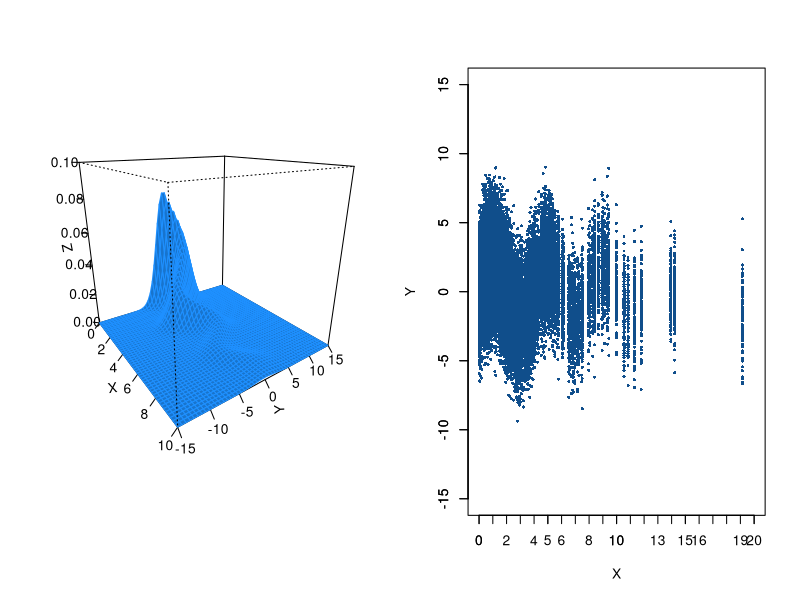

Reproduce this figure in R.
# --------------------------------------------------------------------------------------------------
# Estudio de la desigualdad de Chebyshev P( | X - E[X] | > t ) <= Var[X] / t^2
m<-1000
n<-200
p<-0.4
x<-rbinom( m, n, p )
t<-5
Ex<-mean(x)
Vx<-var(x)
xmEx<-abs( x - Ex )
xmExgt<-xmEx[ xmEx > t ]
Pr<-length( xmExgt ) / m

# Verificación de la desigualdad a partir de la muestra
print( Pr < Vx / (t^2) )

# Verificación teórica
print( 1 - ( pbinom( Ex + t, n, p ) - pbinom( Ex - t, n, p ) ) < n * p * ( 1 - p ) / (t^2) )

rm( list = ls () )

# --------------------------------------------------------------------------------------------------
# Ley de los grandes números y muestreo
e<-0.1
EX<-0.5
VX<-1/12

# P( | mX - E[X] | > e ) <= V[mX]/ n * e^2
# Despejando el tamaño de la muestra

n<-VX / ( ( 1 - ( punif( EX + e ) - punif( EX - e ) ) ) * e^2 )
n<-ceiling(n)

m<-1000
x<-matrix( runif( n * m ), n, m )
Ex<-colMeans( x )
Vx<-apply( x, c(2), FUN = var )
difE<-abs( Ex - EX )
sum( difE > e ) / m

VX / ( n * e^2 )

# --------------------------------------------------------------------------------------------------
# Esperanza condicional condicional
m<-400
n<-100
s<-2.0
l<-0.4
x<-rexp( m, rate = l )
J<-NULL
for ( i in 1:m ) {
  J<-rbind( J, data.frame( x = x[i], y = rnorm( n,  2 * sin( pi * x[i] / 2.0 ), s ) ) )
}
rm(i)

# Media de E[y] y media de E[y|x]
Ey<-mean( J$y )
Ey_x<-aggregate( y ~ x, data = J, FUN = mean )
EEy_x<-mean( Ey_x$y )

# Verificando que E[y] y E[E[y|x]] son casi iguales
print( abs( EEy_x - Ey ) )

# Variaza de y
Vy<-var( J$y )
VEy_x<-var( Ey_x$y )
Vy_x<-aggregate( y ~ x, data = J, FUN = var )
EVy_x<-mean( Vy_x$y )

# Verificando que Var[y] y Var[E[y|x]] + E[Var(y|x)] son casi iguales
print( abs( Vy - ( VEy_x + EVy_x ) ) )

# Imágenes
X<-seq( 0, 10, length.out = 50 )
Y<-seq( -15, 15, length.out = 50 )
condist<-function( x, y ) {
  return( dnorm( y, 2 * sin( pi * x / 2.0 ), s ) * dexp( x, l ) )
}
Z<-outer( X, Y, condist )

# pdf('condicional.pdf', width = 20, height = 8 )
layout( matrix(c(1,2,1,2), 2, 2, byrow = TRUE) )
persp( X, Y, Z, theta = 55, phi = 20, col = 'dodgerblue3', border = 'dodgerblue1', 
       xlim = c(0, 10 ), ylim = c(-15,15), zlim = c(0,0.1), ticktype = 'detailed' )
plot( J$x, J$y, col = 'dodgerblue4', pch = 16, cex = 0.5, xlab = 'X', ylab = 'Y',
      xlim = c( 0, ceiling( max(x) ) ), ylim = c( -15, 15 ) )
axis(side = 1, at = seq(0,ceiling( max(x) ),1) )
axis(side = 2, at = seq(-15,15,5) )
# dev.off()
